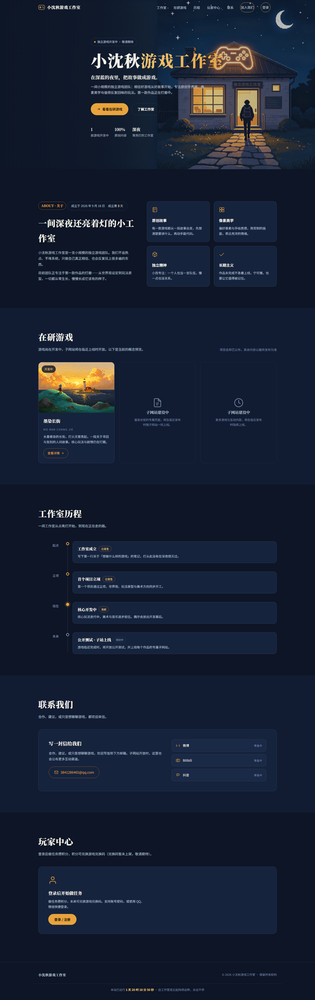
#> input picture _shots/index_desktop.png, 315 x 1000 px, shrunk from 1416 x 4497 before the run, found by its file name
$ python split.py
#> lines starting #> are read from the running program, lines starting #| are printed output that depends on the picture
from PIL import Image
import os

src = r"C:\Users\Administrator\Doubao\chats\2026-09-18\new-chat\shenqiu-studio\_shots\index_desktop.png"
out_dir = r"C:\Users\Administrator\Doubao\chats\2026-09-18\new-chat\shenqiu-studio\_shots"
img = Image.open(src)
#> img is the input picture: PIL image 315x1000 RGB; mean R, G, B 23.8, 32.9, 51.4
w, h = img.size
#> w = 315; h = 1000
mid = h // 2
#> mid = 500
img.crop((0, 0, w, mid)).save(os.path.join(out_dir, "desktop_top.png"))
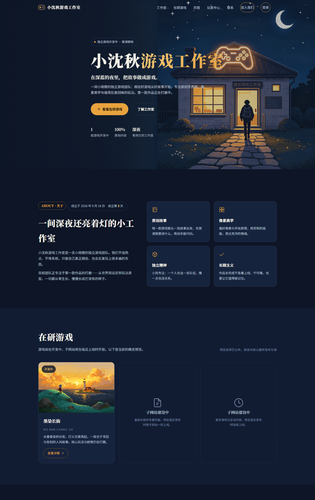
#> saved as desktop_top.png: PIL image 315x500 RGB; mean R, G, B 28.3, 36.7, 53.2
img.crop((0, mid, w, h)).save(os.path.join(out_dir, "desktop_bottom.png"))
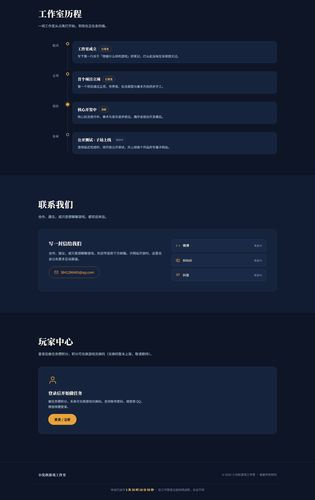
#> saved as desktop_bottom.png: PIL image 315x500 RGB; mean R, G, B 19.2, 29.2, 49.6
print("saved", w, h)
#| saved 315 1000

$ run again, with _shots/desktop_footer.png copied over _shots/index_desktop.png
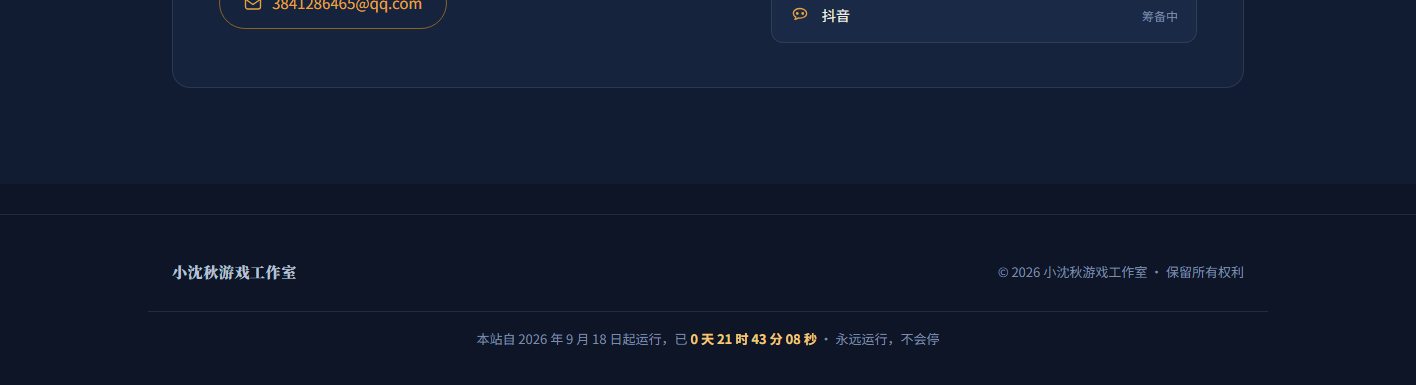
#> input picture _shots/desktop_footer.png, 1416 x 385 px, found by its file name
#> img is the input picture: PIL image 1416x385 RGBA; mean R, G, B, A 17.3, 27, 47.2, 255
#> `img.crop((0, 0, w, mid)).save(os.path.join(out_dir, "desktop_top.png"))`:
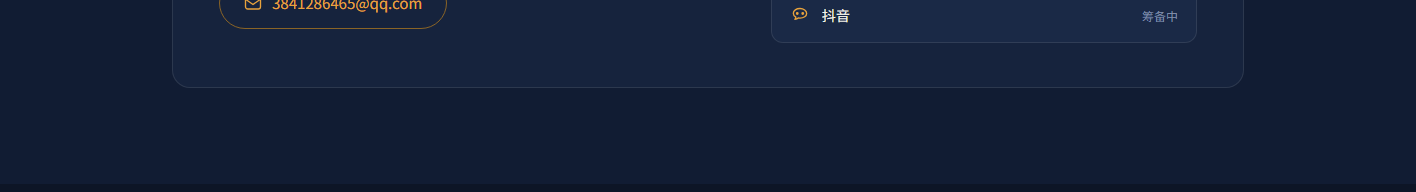
#> saved as desktop_top.png: PIL image 1416x192 RGBA; mean R, G, B, A 19.8, 31.2, 54.7, 255
#> `img.crop((0, mid, w, h)).save(os.path.join(out_dir, "desktop_bottom.pn..`:
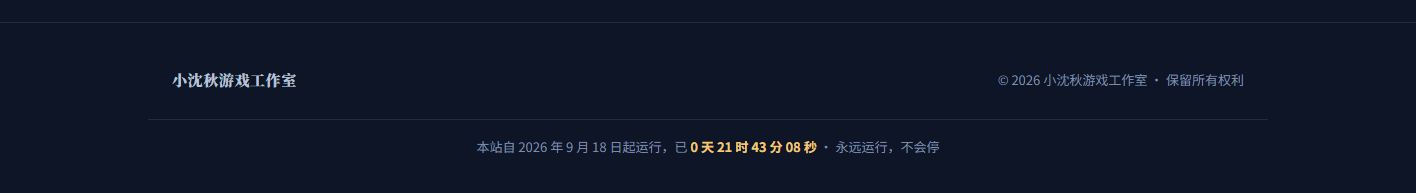
#> saved as desktop_bottom.png: PIL image 1416x193 RGBA; mean R, G, B, A 14.9, 22.9, 39.8, 255
#| saved 1416 385

$ run again, with _shots/desktop_games.png copied over _shots/index_desktop.png
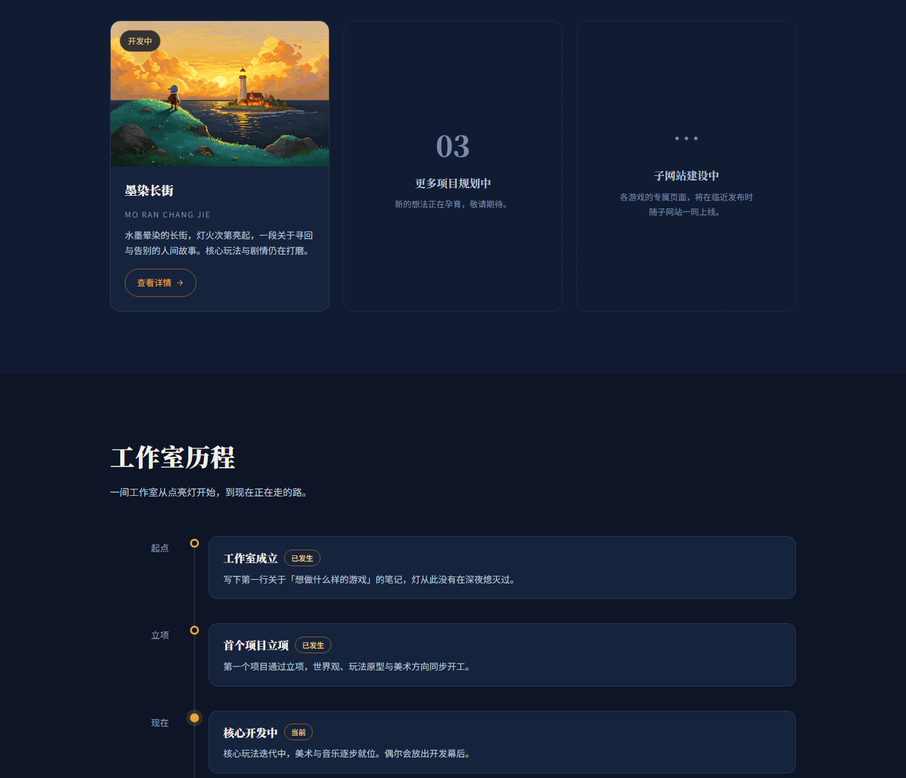
#> input picture _shots/desktop_games.png, 906 x 778 px, shrunk from 1416 x 1216 before the run, found by its file name
#> img is the input picture: PIL image 906x778 RGBA; mean R, G, B, A 24.2, 33.1, 51.2, 255
#> `img.crop((0, 0, w, mid)).save(os.path.join(out_dir, "desktop_top.png"))`:
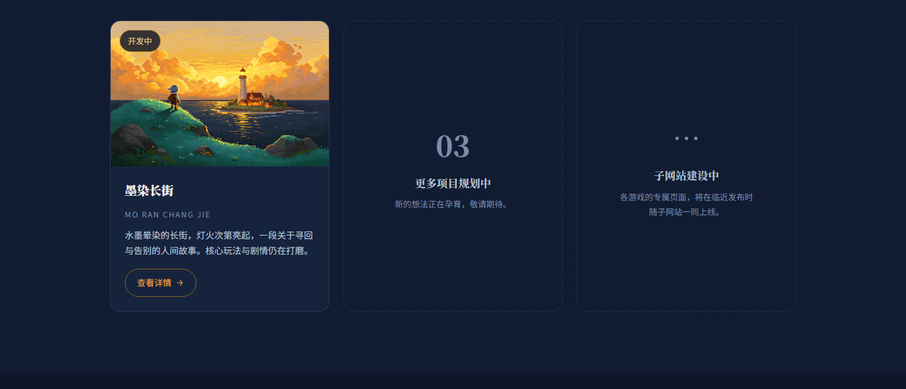
#> saved as desktop_top.png: PIL image 906x389 RGBA; mean R, G, B, A 29.6, 38, 54.7, 255
#> `img.crop((0, mid, w, h)).save(os.path.join(out_dir, "desktop_bottom.pn..`:
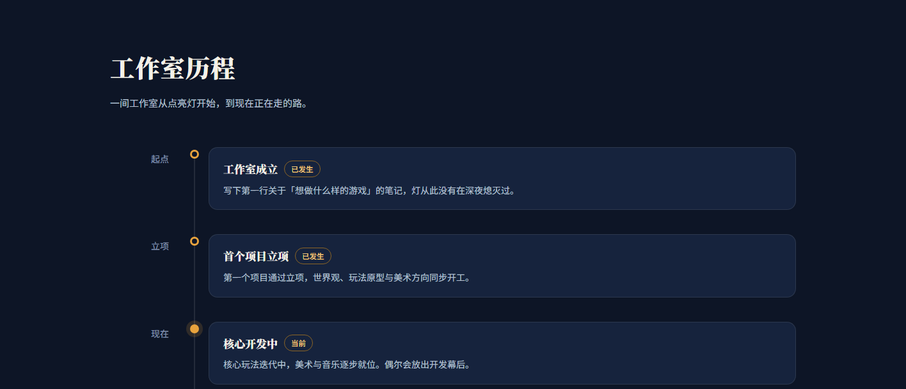
#> saved as desktop_bottom.png: PIL image 906x389 RGBA; mean R, G, B, A 18.7, 28.2, 47.6, 255
#| saved 906 778
